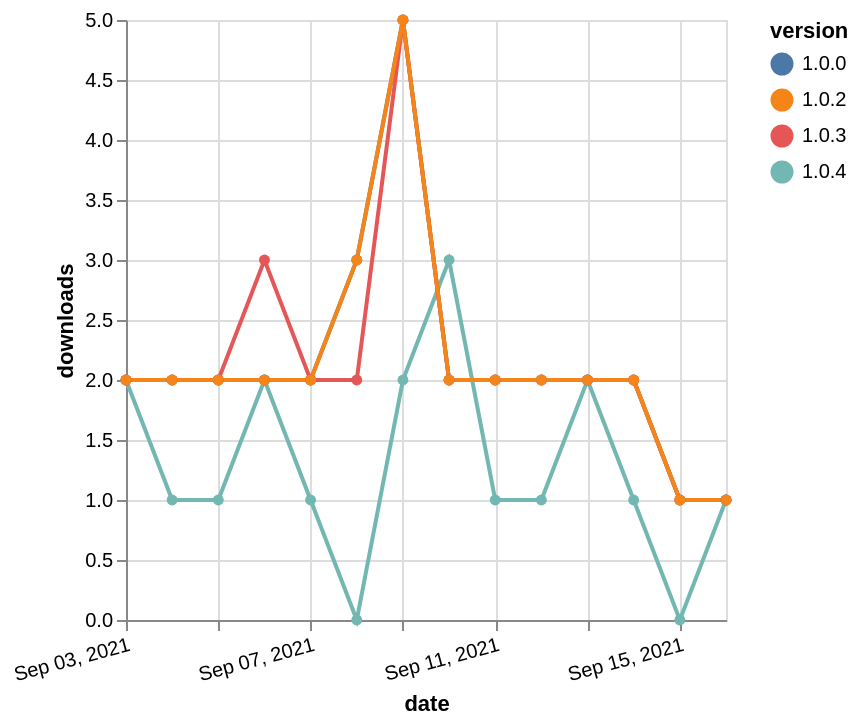

The Vega-Lite source for this figure:
### Vega-Lite specification from a JSON file in a GitHub repository (floating-point values rounded to 4 significant figures)
{"$schema": "https://vega.github.io/schema/vega-lite/v5.json", "description": "A simple bar chart with embedded data.", "data": {"values": [{"date": "2021-09-03", "total": 210, "delta": 2, "version": "1.0.4"}, {"date": "2021-09-04", "total": 211, "delta": 1, "version": "1.0.4"}, {"date": "2021-09-05", "total": 212, "delta": 1, "version": "1.0.4"}, {"date": "2021-09-06", "total": 214, "delta": 2, "version": "1.0.4"}, {"date": "2021-09-07", "total": 215, "delta": 1, "version": "1.0.4"}, {"date": "2021-09-08", "total": 215, "delta": 0, "version": "1.0.4"}, {"date": "2021-09-09", "total": 217, "delta": 2, "version": "1.0.4"}, {"date": "2021-09-10", "total": 220, "delta": 3, "version": "1.0.4"}, {"date": "2021-09-11", "total": 221, "delta": 1, "version": "1.0.4"}, {"date": "2021-09-12", "total": 222, "delta": 1, "version": "1.0.4"}, {"date": "2021-09-13", "total": 224, "delta": 2, "version": "1.0.4"}, {"date": "2021-09-14", "total": 225, "delta": 1, "version": "1.0.4"}, {"date": "2021-09-15", "total": 225, "delta": 0, "version": "1.0.4"}, {"date": "2021-09-16", "total": 226, "delta": 1, "version": "1.0.4"}, {"date": "2021-09-03", "total": 2886, "delta": 2, "version": "1.0.0"}, {"date": "2021-09-04", "total": 2888, "delta": 2, "version": "1.0.0"}, {"date": "2021-09-05", "total": 2890, "delta": 2, "version": "1.0.0"}, {"date": "2021-09-06", "total": 2892, "delta": 2, "version": "1.0.0"}, {"date": "2021-09-07", "total": 2894, "delta": 2, "version": "1.0.0"}, {"date": "2021-09-08", "total": 2897, "delta": 3, "version": "1.0.0"}, {"date": "2021-09-09", "total": 2902, "delta": 5, "version": "1.0.0"}, {"date": "2021-09-10", "total": 2904, "delta": 2, "version": "1.0.0"}, {"date": "2021-09-11", "total": 2906, "delta": 2, "version": "1.0.0"}, {"date": "2021-09-12", "total": 2908, "delta": 2, "version": "1.0.0"}, {"date": "2021-09-13", "total": 2910, "delta": 2, "version": "1.0.0"}, {"date": "2021-09-14", "total": 2912, "delta": 2, "version": "1.0.0"}, {"date": "2021-09-15", "total": 2913, "delta": 1, "version": "1.0.0"}, {"date": "2021-09-16", "total": 2914, "delta": 1, "version": "1.0.0"}, {"date": "2021-09-03", "total": 2782, "delta": 2, "version": "1.0.3"}, {"date": "2021-09-04", "total": 2784, "delta": 2, "version": "1.0.3"}, {"date": "2021-09-05", "total": 2786, "delta": 2, "version": "1.0.3"}, {"date": "2021-09-06", "total": 2789, "delta": 3, "version": "1.0.3"}, {"date": "2021-09-07", "total": 2791, "delta": 2, "version": "1.0.3"}, {"date": "2021-09-08", "total": 2793, "delta": 2, "version": "1.0.3"}, {"date": "2021-09-09", "total": 2798, "delta": 5, "version": "1.0.3"}, {"date": "2021-09-10", "total": 2800, "delta": 2, "version": "1.0.3"}, {"date": "2021-09-11", "total": 2802, "delta": 2, "version": "1.0.3"}, {"date": "2021-09-12", "total": 2804, "delta": 2, "version": "1.0.3"}, {"date": "2021-09-13", "total": 2806, "delta": 2, "version": "1.0.3"}, {"date": "2021-09-14", "total": 2808, "delta": 2, "version": "1.0.3"}, {"date": "2021-09-15", "total": 2809, "delta": 1, "version": "1.0.3"}, {"date": "2021-09-16", "total": 2810, "delta": 1, "version": "1.0.3"}, {"date": "2021-09-03", "total": 2977, "delta": 2, "version": "1.0.2"}, {"date": "2021-09-04", "total": 2979, "delta": 2, "version": "1.0.2"}, {"date": "2021-09-05", "total": 2981, "delta": 2, "version": "1.0.2"}, {"date": "2021-09-06", "total": 2983, "delta": 2, "version": "1.0.2"}, {"date": "2021-09-07", "total": 2985, "delta": 2, "version": "1.0.2"}, {"date": "2021-09-08", "total": 2988, "delta": 3, "version": "1.0.2"}, {"date": "2021-09-09", "total": 2993, "delta": 5, "version": "1.0.2"}, {"date": "2021-09-10", "total": 2995, "delta": 2, "version": "1.0.2"}, {"date": "2021-09-11", "total": 2997, "delta": 2, "version": "1.0.2"}, {"date": "2021-09-12", "total": 2999, "delta": 2, "version": "1.0.2"}, {"date": "2021-09-13", "total": 3001, "delta": 2, "version": "1.0.2"}, {"date": "2021-09-14", "total": 3003, "delta": 2, "version": "1.0.2"}, {"date": "2021-09-15", "total": 3004, "delta": 1, "version": "1.0.2"}, {"date": "2021-09-16", "total": 3005, "delta": 1, "version": "1.0.2"}]}, "width": "container", "mark": {"type": "line", "point": {"filled": true}}, "encoding": {"x": {"field": "date", "type": "temporal", "timeUnit": "yearmonthdate", "title": "date", "axis": {"labelAngle": -15}}, "y": {"field": "delta", "type": "quantitative", "title": "downloads"}, "color": {"field": "version", "type": "nominal"}, "tooltip": {"field": "delta"}}}
